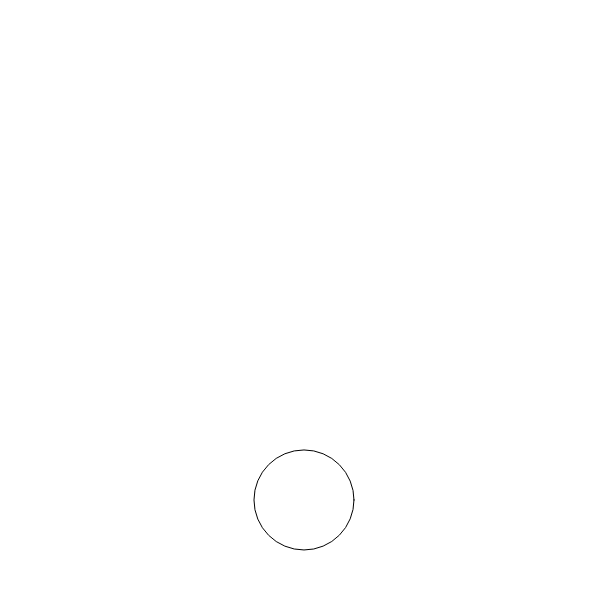
Frame 1 (no input)
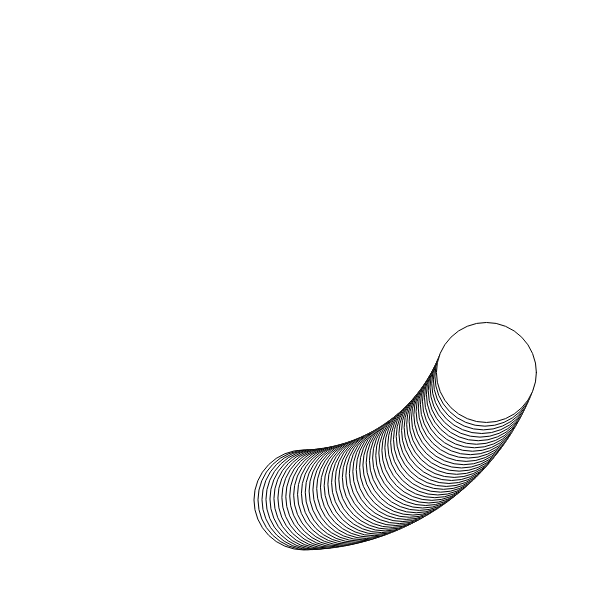
Frame 60 (no input)
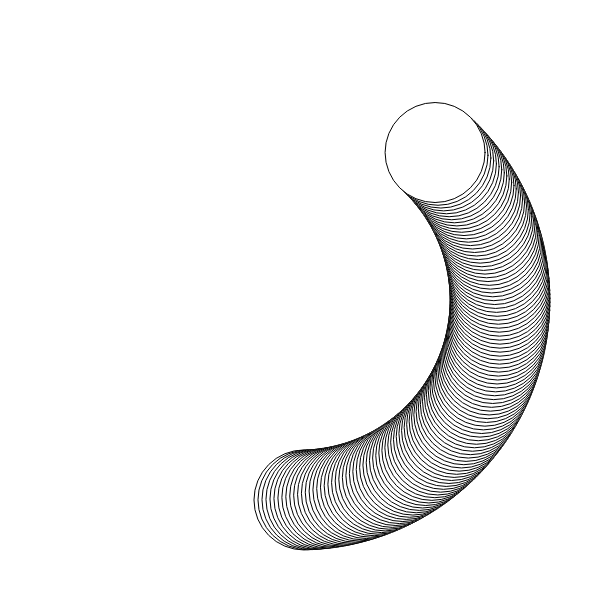
Frame 120 (the mouse pressed at the canvas centre since frame 60)

The p5.js sketch that drew these frames (run headless with seeded random() and noise() and a simulated clock; from frame 60 on, the mouse is pressed at the canvas centre):

// p5.js sketch
// ── sketch.js
let posX;
let posY;
let sizeX, sizeY;
let vel;

let radio;

function setup() {
  createCanvas(600, 600);

  posX  = width/2;
  posY  = height/2;
  sizeX = 100;
  sizeY = 100;
  radio = 200;
  //noStroke();
}

function draw() {
  //background(0);
  
  vel  = frameCount*0.02;
  posX = width/2  + sin(vel)*radio;
  posY = height/2 + cos(vel)*radio;

  fill(255);
  ellipse(posX, posY, sizeX, sizeY);
}
